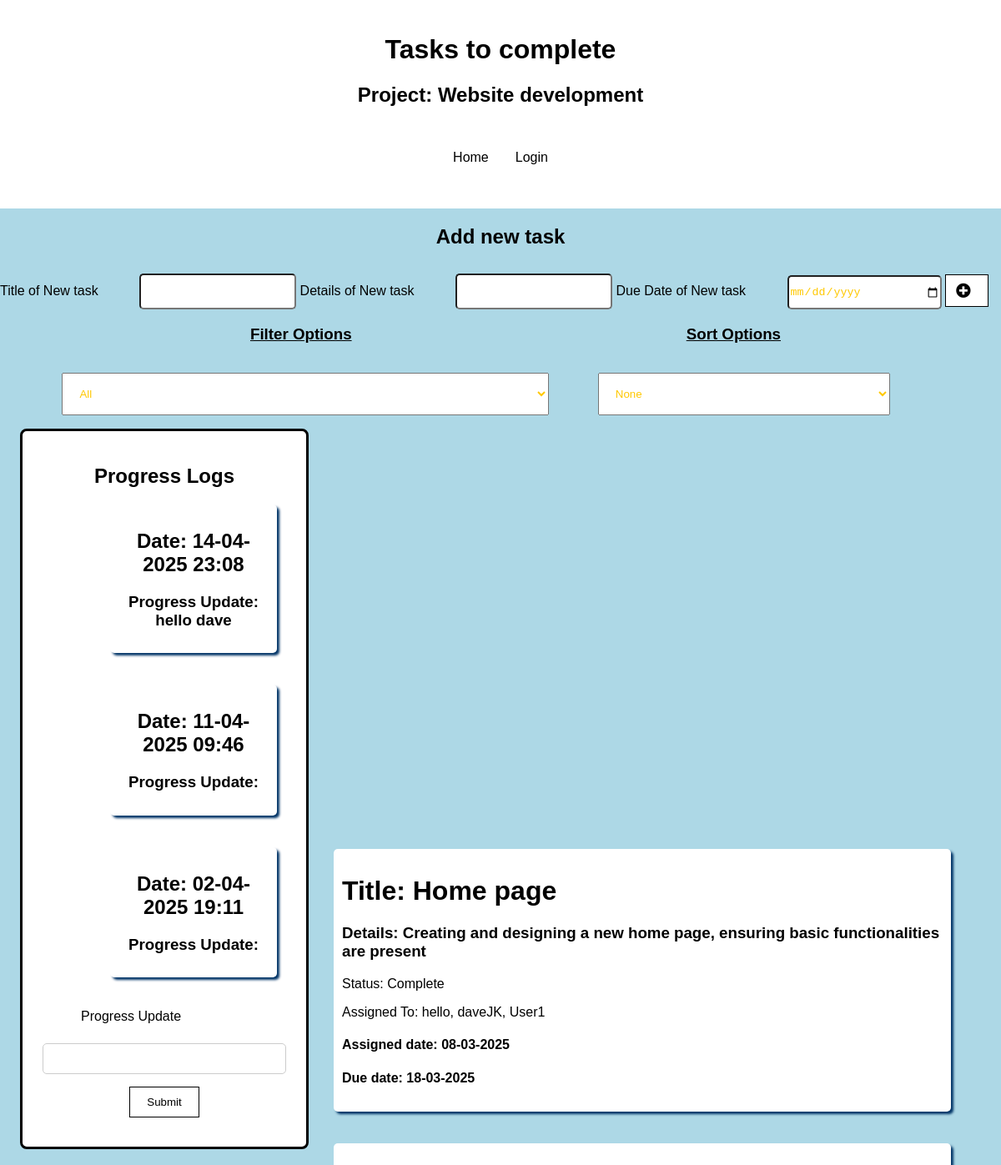
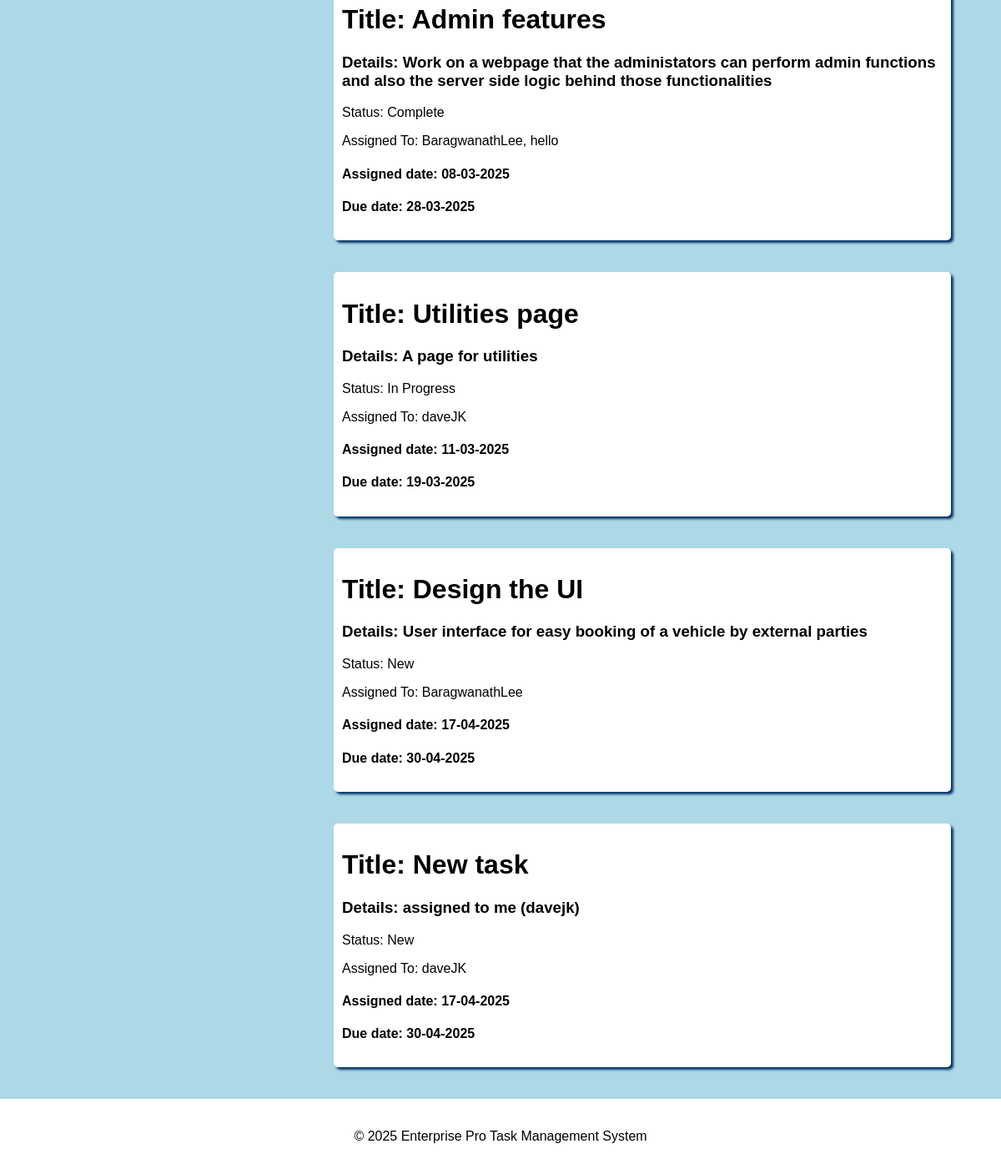
The page /tasks on the database its author committed (2 pictures, top to bottom).
### tables this page shows
CREATE TABLE projects (
            project_id INTEGER PRIMARY KEY AUTOINCREMENT,
            project_title TEXT NOT NULL,
            project_details TEXT NOT NULL,
            project_status TEXT NOT NULL DEFAULT 'In Progress',
            project_review TEXT,
            project_owner TEXT NOT NULL,
            FOREIGN KEY (project_owner) REFERENCES users (username)
        );

CREATE TABLE task_updates (
            task_update_id INTEGER PRIMARY KEY AUTOINCREMENT,
            project_id INTEGER NOT NULL,
            progress_update TEXT,
            new_status TEXT,
            update_date DATE NOT NULL,
            FOREIGN KEY (project_id) REFERENCES projects (project_id)
        );

CREATE TABLE tasks (
            task_id INTEGER PRIMARY KEY AUTOINCREMENT,
            task_title TEXT NOT NULL,
            task_details TEXT NOT NULL,
            task_status TEXT NOT NULL DEFAULT 'New',
            task_assigned_date DATE NOT NULL,
            task_due_date DATE NOT NULL,
            project_id INTEGER NOT NULL,
            FOREIGN KEY (project_id) REFERENCES projects (project_id)
        );

### app.py (the view)
    def tasks(self):
        tasks = self.load_tasks()
        form = UpdateProgressForm()
        form1 = EditTaskForm()
        form2 = RemoveAssignedUsersForm()
        project = self.database.find_project(project_id=self.project_id)
        project_tasks = []
        for task in tasks:
            if task[6] == self.project_id:
                project_tasks.append(task)
        tasks = project_tasks
        task_updates = self.database.get_all_from_table("task_updates")[::-1]
        assigned_tasks = self.database.get_all_from_table("assigned_tasks")
        users = self.database.get_all_from_table("users")
        return render_template('tasks.html', tasks=tasks, project=project, task_updates=task_updates, assigned_tasks=assigned_tasks, users=users, form=form, form1=form1, form2=form2)

### forms.py
class UpdateProgressForm(FlaskForm):
    progress_update = StringField('Progress Update', validators=[DataRequired()])
    submit = SubmitField('Submit')

class EditTaskForm(FlaskForm):
    task_id = StringField('Task ID', validators=[DataRequired()])
    task_title = StringField('Task Title')
    task_details = TextAreaField('Task Details')
    task_status = SelectField('Task Status', choices=[('In Progress', 'In Progress'), ('Complete', 'Complete'), ('New', 'New'), ('Overdue', 'Overdue')])
    task_assigned_date = StringField('Task Assigned Date', render_kw={"type": "date"})
    task_due_date = StringField('Task Due Date', render_kw={"type": "date"})
    submit = SubmitField('Submit')

### app.py (called while the page is built)
    def load_tasks(self):
        tasks = self.database.get_all_from_table("tasks")
        for task in tasks:
            if task[6] != self.project_id:
                tasks.remove(task)
        return tasks

### use_database.py (called while the page is built, shortened)
    def find_project(self, project_id=0, project_title="", project_details="", project_status="", project_review="", team="", project_owner=""):
        cursor = self.connection.cursor()
        if project_id != 0:
            cursor.execute(f"""
            SELECT * FROM projects WHERE project_id = {project_id}
            """)
        return cursor.fetchone()

    def get_all_from_table(self, table_name):
        cursor = self.connection.cursor()
        cursor.execute(f"""
        SELECT * FROM {table_name}
        """)
        return cursor.fetchall()

### templates/tasks.html (shortened to what this page needs)
<!DOCTYPE html>
<html lang="en">
  <head>
    <link
      rel="stylesheet"
      href="{{ url_for('static', filename='styles.css') }}"
    />
  </head>
  <link
    rel="stylesheet"
    href="https://cdnjs.cloudflare.com/ajax/libs/font-awesome/5.15.3/css/all.min.css"
  />
  <body>
    <header>
      <h1>Tasks to complete</h1>
      <h2>Project: {{ project[1] }}</h2>
      <div class="menuBar">
        <ul class="nav">
          <li class="nav" id="currentPage">
            <a class="nav" href="{{ url_for('index') }}">Home</a>
          </li>
          <li class="nav">
            <a class="nav" id="login-logout-btn" href="{{ url_for('login') }}"
              >Login</a
            >
          </li>
        </ul>
      </div>
    </header>
    <h2 class="centered-heading">Add new task</h2>
    <form action="/create_task" method="post">
      <label for="task-title">Title of New task</label>
      <input type="text" class="todo-input" id="task-title" name="task-title" />
      <label for="task-details">Details of New task</label>
      <input
        type="text"
        class="todo-input"
        id="task-details"
        name="task-details"
      />
      <label for="task-due-date">Due Date of New task</label>
      <input
        type="date"
        class="todo-input"
        id="task-due-date"
        name="task-due-date"
      />
      <button class="todo-button" type="submit">
        <i class="fas fa-plus-circle fa-lg"></i>
      </button>
    </form>
    <form>
      <div class="select-headings">
        <h3 class="filter-heading">Filter Options</h3>
        <h3 class="sort-heading">Sort Options</h3>
      </div>
    </form>
    <form>
      <div class="select">
        <select name="todos" id="filter-options" class="filter-todo">
          <option value="all">All</option>
        </select>
        <select name="sorting-options" id="sorting-options" class="sort-todo">
          <option value="none">None</option>
        </select>
      </div>
    </form>
    <section id="progress-logs" class="task-form">
      <h2>Progress Logs</h2>
      <div class="todo-container">
         {% for task_update in task_updates %}
        <div class="task-box" data-task-update-id="{{ task_update[0] }}">
          {% if task_update[4] %}
          <h1>Date: {{ task_update[4] }}</h1>
          {% endif %}
          {% if task_update[2] %}
          <h3>Progress Update: {{ task_update[2] }}</h3>
          {% endif %}
        </div>
        <br />
        {% endfor %}
      </div>
      <form
        id="progress-update-form"
        action="{{ url_for('update_progress', project_id=project[0], update=' ') }}"
        method="POST"
        enctype="multipart/form-data"
      >
        <div class="form-group">
          {{ form.progress_update.label }}<br />
          {{ form.progress_update(size=40) }}
        </div>
        <div class="form-group">
          <button type="submit" class="btn btn-primary">Submit</button>
        </div>
      </form>
    </section>
    <div class="todo-container">
       {% for task in tasks %}
      <div class="task-box" data-task-id="{{ task[0] }}">
        <h1>Title: {{ task[1] }}</h1>
        <h3>Details: {{ task[2] }}</h3>
        <p>Status: {{ task[3] }}</p>
        <p class="assigned-users">Assigned To: Unknown</p>
        <h4>Assigned date: {{ task[4] }}</h4>
        <h4>Due date: {{ task[5] }}</h4>
      </div>
    </div>
      <br />
      {% endfor %}
    <footer>
      <p>&copy; 2025 Enterprise Pro Task Management System</p>
    </footer>
  </body>
</html>

### static/styles.css (style rules this page uses)
body { background-color: lightblue; color: black; font-family: Arial, sans-serif; margin: 0; padding: 0; }
header, footer { background-color: white; color: black; padding: 20px; text-align: center; }
h1, h2, h3, h4, h5, h6 { color: black; }
a { color: black; text-decoration: none; }
button { background-color: white; color: black; border: 1px solid black; padding: 10px 20px; cursor: pointer; }
.fa-plus-circle { margin-top: 0.3rem; margin-left: -8px; }
.fas { margin-top: 2px; }
.todo-input { width: 80%; color: rgb(255, 200, 0); border-radius: 5px; height: 1cm; margin-top: 10px; margin-left: 5%; }
.todo-container { display: block; justify-content: center; align-items: center; }
.select { margin: 1rem; position: relative; overflow: hidden; border-radius: 50px; display: flex; }
.filter-todo { color:rgb(255, 200, 0); width: 50%; margin-left: 5%; height: 3.2rem; cursor: pointer; padding: 1rem; }
.sort-todo { color:rgb(255, 200, 0); width: 30%; margin-left: 5%; height: 3.2rem; cursor: pointer; padding: 1rem; }
.select-headings { display: flex; justify-content: space-between; text-decoration: underline; }
.filter-heading { margin-left: 25%; }
.sort-heading { margin-right: 22%; }
.task-box { width: 60%; margin-left: auto; margin-right: 5%; box-shadow: 3px 3px 3px 0px #003366; color: black; background-color: white; border-radius: 5px; margin-bottom: 20px; padding: 10px; }
.todo-input { position: relative; margin-left: 45px; width: 15%; }
.centered-heading { text-align: center; }
ul.nav { list-style-type: none; max-width: 100%; width: 100%; padding: 0; overflow: hidden; background-color: white; display: flex; justify-content: center; }
li a.nav { display: block; color: black; text-align: center; padding: 16px; text-decoration: none; }
div.menuBar { display: flex; justify-content: space-between; align-items: center; }
.form-group { margin-bottom: 15px; }
.form-group input { width: 90%; padding: 10px; border: 1px solid #ccc; border-radius: 5px; }
.form-group label { display: block; text-align: left; margin-left: 50px; margin-bottom: 5px; }
.task-form { background: white; padding: 20px; border-radius: 8px; border: 3px solid black; width: 25%; text-align: center; margin-left: 2%; margin-right: auto; margin-bottom: -30%; }

### rows shown on the page
projects: project_title "Website development"
task_updates: update_date "14-04-2025 23:08", progress_update "hello dave"
task_updates: update_date "11-04-2025 09:46"
task_updates: update_date "02-04-2025 19:11"
tasks: task_title "Home page", task_details "Creating and designing a new home page, ensuring basic functionalities are present", task_status "Complete", task_assigned_date "08-03-2025", task_due_date "18-03-2025"
tasks: task_title "Admin features", task_details "Work on a webpage that the administators can perform admin functions and also the server side logic behind those functionalities", task_status "Complete", task_assigned_date "08-03-2025", task_due_date "28-03-2025"
tasks: task_title "Utilities page", task_details "A page for utilities", task_status "In Progress", task_assigned_date "11-03-2025", task_due_date "19-03-2025"
tasks: task_title "Design the UI", task_details "User interface for easy booking of a vehicle by external parties", task_status "New", task_assigned_date "17-04-2025", task_due_date "30-04-2025"
tasks: task_title "New task", task_details "assigned to me (davejk)", task_status "New", task_assigned_date "17-04-2025", task_due_date "30-04-2025"
